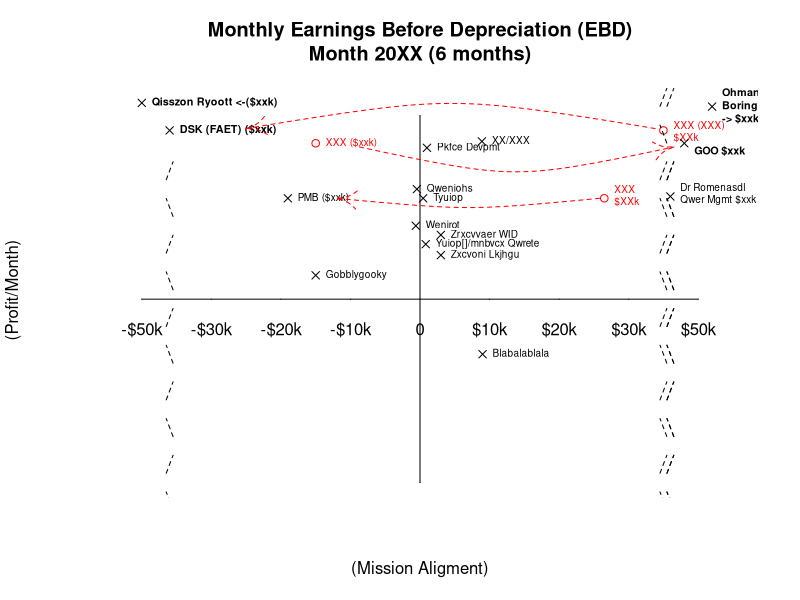

Write R code to recreate this figure.
X<-c(-40,-15,40,-5,2,1,3,3.5,4.25,2,24.5,	26.5,38,-4,-4,-8)
Y<-c(10.75,8.8,9.2,8.9,-3,6,5.5,3,3.5,8.25,6.5,5.5,10.25,4,2.4,1.3)
Z<-c("Mission Support
<-($xxk)","XXX
$xxk","

XXX  
(XXXX)","XX/XXX","sifla e mapekng","Wenirot","Poiuy","Yuiop[]/mnbvcx Qwrete","Qweritval WID","Pkfce 
Devpmt","Qe Mioeinn Eo;q Okwf","VMB","Qweritvaaa
 Poiuale","Asdfgvot","Zxcvoni Lkjhgu","Blabalablala")

X<-c(-15,35,26.5)
Y<-c(8.5,9.2,5.5)
Z<-c("XXX ($xxk)","
XXX (XXX) 
$XXk","XXX 
$XXk")

plot(X, Y, main="Monthly Earnings Before Depreciation (EBD)
Month 20XX (6 months)", sub="",
   xlab="(Mission Aligment)", ylab="(Profit/Month)",
   xlim=c(-45, 45), ylim=c(-10, 11), col="red",axes=FALSE) 
text(X,Y,Z, cex=0.6, pos=4,col="red")

xm<-c(8.9,-.6,3,-15,1,-.45,.45,3,.825,36,-19,9)
xmb<-c(38,-40,42,-36)
ym<-c(8.6,4,2.4,1.3,8.25,6,5.5,3.5,3,5.6,5.5,-3)
ymb<-c(8.5,10.7,10.5,9.2)
zm<-c("XX/XXX","Wenirot","Zxcvoni Lkjhgu", "Gobblygooky","Pkfce Devpmt","Qweniohs","Tyuiop","Zrxcvvaer WID","Yuiop[]/mnbvcx Qwrete","Dr Romenasdl 
Qwer Mgmt $xxk","PMB ($xxk)","Blabalablala")
zmb<-c("

GOO $xxk","Qisszon Ryoott <-($xxk)","
Ohmanthisis 
Boring
-> $xxk","DSK (FAET) ($xxk)")
lines(xm,ym, type="b", pch=4, col="black", lty=0)
text(xm,ym,zm, cex=.6, pos=4,col="black")
lines(xmb,ymb,type="b",pch=4,col="black",lty=0)
text(xmb,ymb,zmb, cex=.65,pos=4,col="black",font=2)
 

axis(side=2,pos=0, tck=0, at = c(-10,10), labels = NA) 
axis(side=1,pos=0, tck=0, at = c(-40,-30,-20,-10,0,10,20,30,40),labels = c("-$50k","-$30k","-$20k","-$10k","0","$10k","$20k","$30k","$50k"))

lm1x<-c(38,-11)
lm1y<-c(8.8,8.8)

lm2x<-c(-16,26.5)
lm2y<-c(5.5,5.5)

lm3x<-c(-28,40)
lm3y<-c(9.2,9.2)

#arrows(-29.4,9.3,34.1,9.3,length=.15,angle=30, col='red',lty=2)
#arrows(36.5,8.9,-11.2,8.9,length=.15, angle=30, col='red', lty=2)
#arrows(-16,5.5,26.1,5.5,length=.15,angle=30, col='red',lty=2)
igraph:::igraph.Arrows(34.1,9.3,-25,9.3, curved=-.07, sh.col='red', sh.lty=2)
igraph:::igraph.Arrows(-9,8.3,36.5,8.3, curved=-.09, sh.col='red', sh.lty=2)
igraph:::igraph.Arrows(26.1,5.5,-12,5.5, curved=.04, sh.col='red', sh.lty=2)

cutptrtx<-c(36,34,36,34,36,34,36,34,36,34,36,34,36)
cutptrty<-c(-12,-10,-8,-6,-4,-2,0,2,4,6,8,10,12)
lines(cutptrtx,cutptrty,type="c",col="black",lty=2)
cutptrtx<-c(37,35,37,35,37,35,37,35,37,35,37)
cutptrty<-c(-12,-10,-8,-6,-4,-2,0,2,4,6,8)
cutptlfx<-c(35,37)
cutptlfy<-c(10,12)
lines(cutptlfx,cutptlfy,type="c",col="black",lty=2)
lines(cutptrtx,cutptrty,type="c",col="black",lty=2)
cutptlfx<-c(-34,-36,-34,-36,-34,-36,-34,-36,-34,-36,-34)
cutptlfy<-c(-12,-10,-8,-6,-4,-2,0,2,4,6,8)
lines(cutptrtx,cutptrty,type="c",col="black",lty=2)
cutptlfx<-c(-35,-37,-35,-37,-35,-37,-35,-37,-35,-37,-35)
cutptrlfy<-c(-12,-10,-8,-6,-4,-2,0,2,4,6,8)
lines(cutptlfx, cutptrlfy, type="c",col="black",lty=2)

